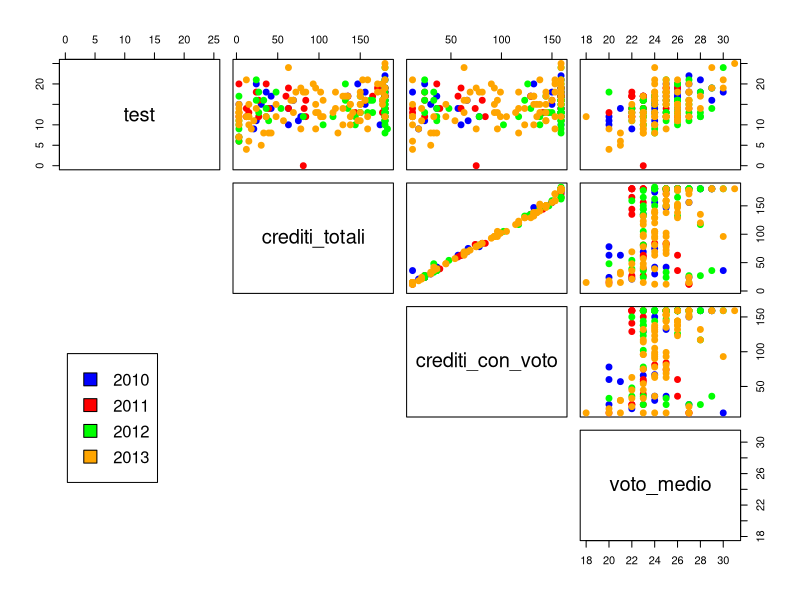
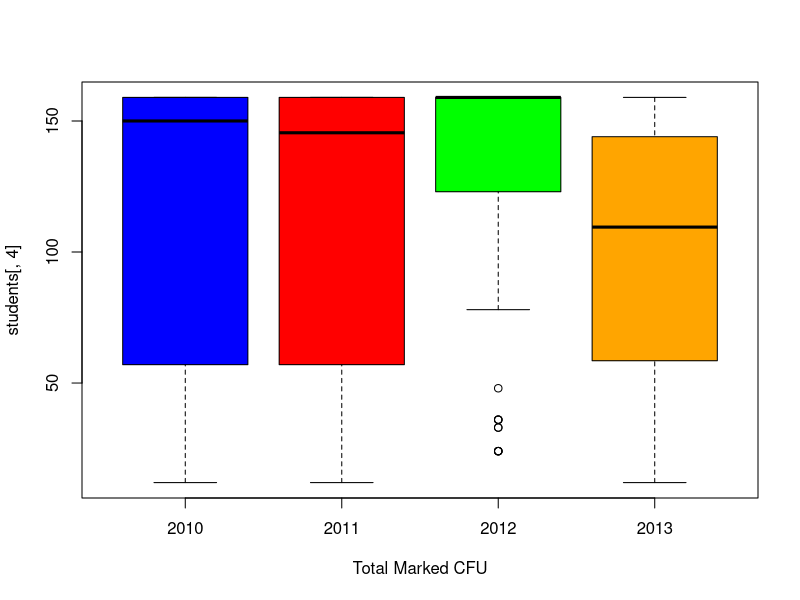
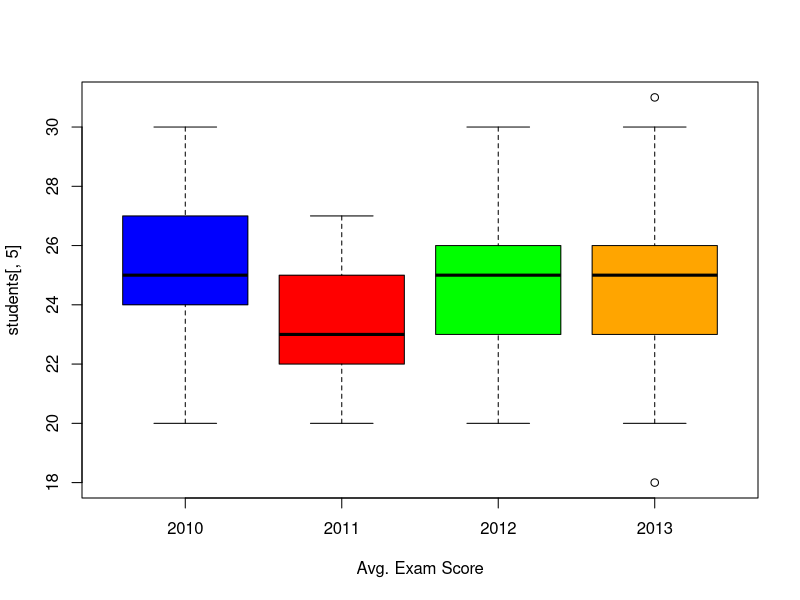
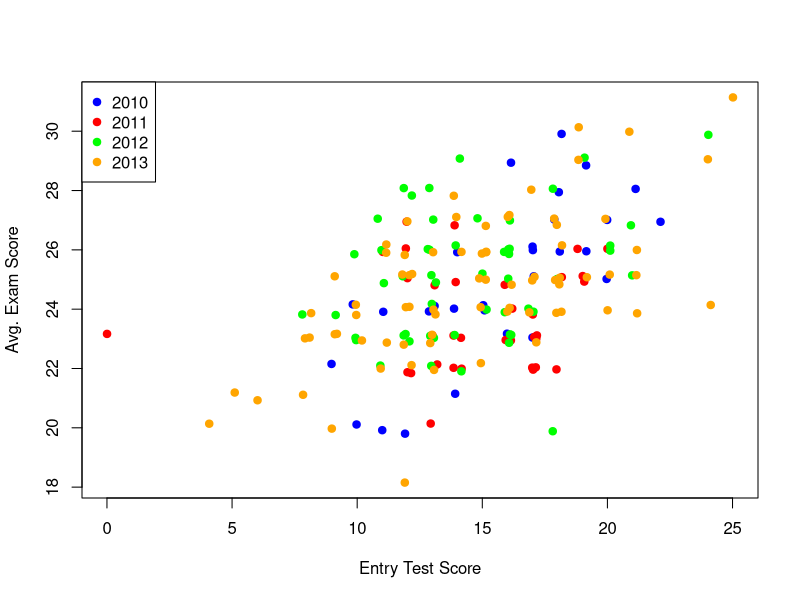
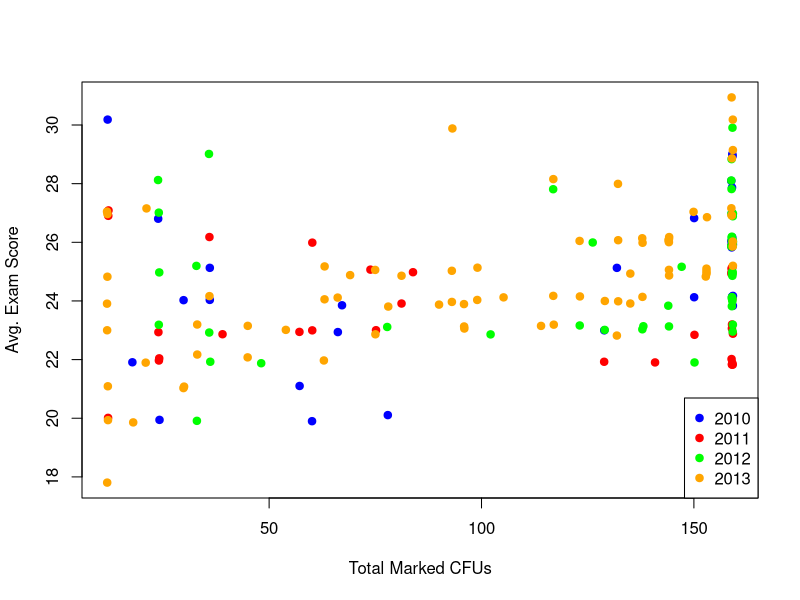
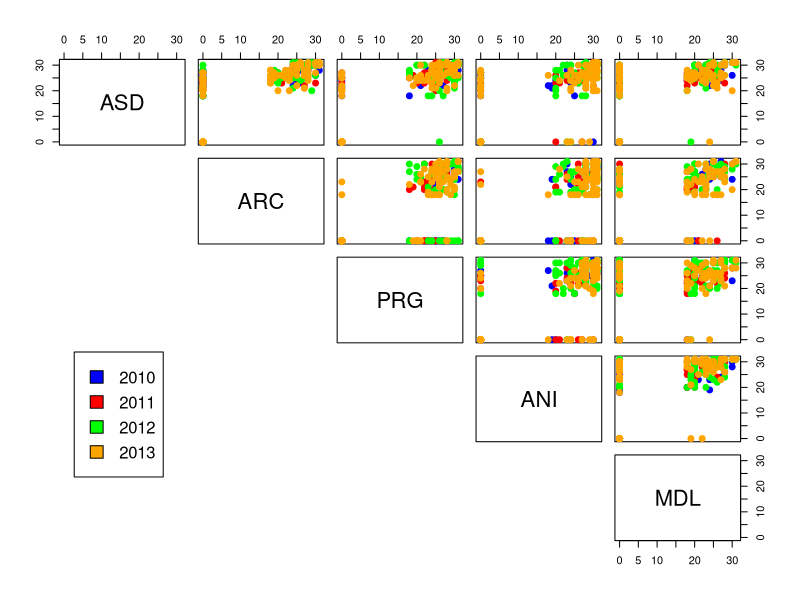
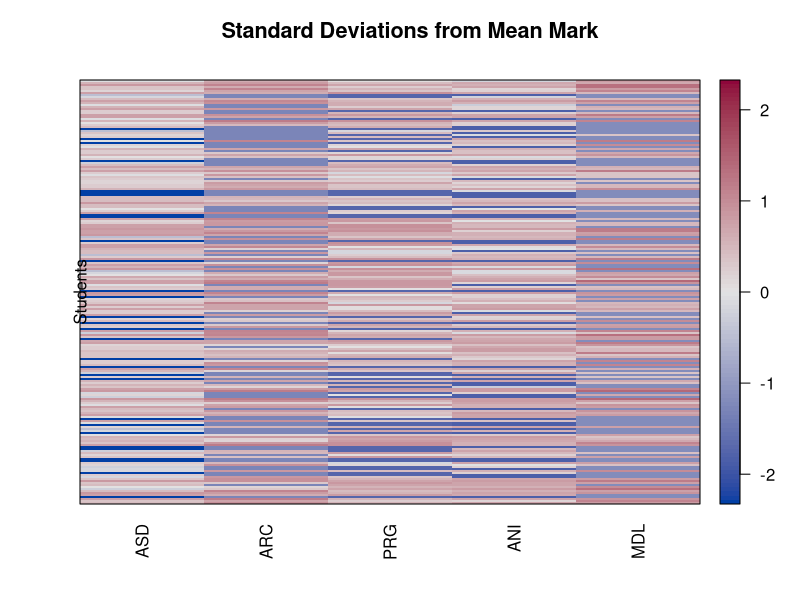
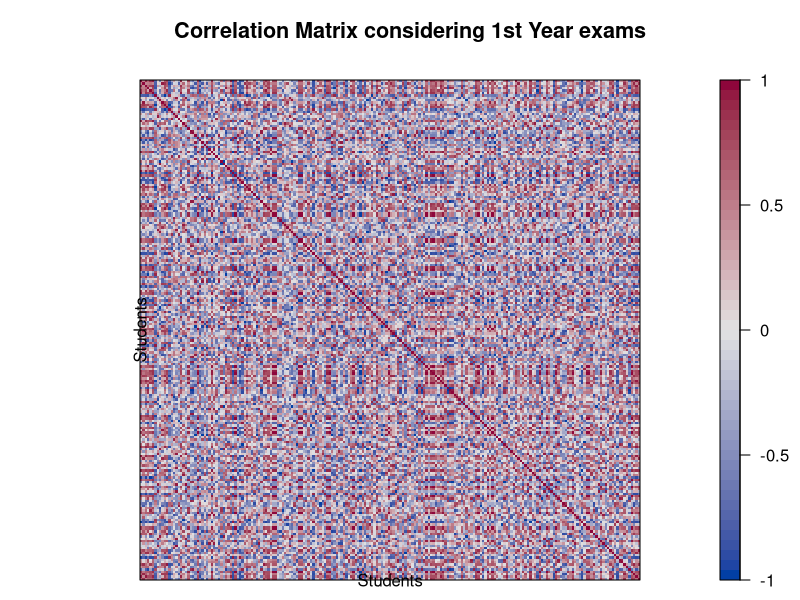

Recreate these plots in R, in order.
# set the repo root path before importing data!!!

setwd("C:/simone_robamia/unifi/datamining-class-homework/")
students <- read.csv("res/TRE ANNI IMMATRICOLATI 2010-2013 PER STUDENTI.csv")

# gather some info about the imported dataset

str(students)

# ADJUST DATA ATTRIBUTES 
# convert "coorte" to nominal by making it a factor 

students[, c(1)] <- sapply(students[, c(1)], factor)

# ok, let's take a look at it now
str(students)
summary(students)

#################
# VISUALIZATION #
#################
colors <- c("blue","red", "green", "orange")
coorte_labels <- students[,1]
coorte_colors <- colors[as.numeric(coorte_labels)]
library(seriation)

# general attributes
students_subset1 <- students[,-c(1, 6 : 45)]
pairs(students_subset1, col = coorte_colors,lower.panel = NULL,cex.labelsiris=2, pch=19, cex = 1.2)
par(xpd = TRUE)
legend(x = 0.05, y = 0.4, cex = 1,legend = as.character(levels(coorte_labels)),fill = unique(coorte_colors))
par(xpd = NA)

boxplot(students[,4]~students[,1],data = students,xlab="Total Marked CFU",col=colors)
boxplot(students[,5]~students[,1],data = students,xlab="Avg. Exam Score",col=colors)

# test / avg mark detail
test_score <- students[,2]
avg_mark <- students[,5]
plot(jitter(test_score), jitter(avg_mark), col = coorte_colors, pch=19, cex = 1, xlab="Entry Test Score", ylab="Avg. Exam Score")
legend(x="topleft", legend = levels(students[,1]), col=colors, pch=19)

# cfu / avg mark detail
cfu <- students[,4]
plot(jitter(cfu), jitter(avg_mark), col = coorte_colors, pch=19, cex = 1, xlab="Total Marked CFUs", ylab="Avg. Exam Score")
legend(x="bottomright", legend = levels(students[,1]), col=colors, pch=19)

# general first year exams performances
students_subset2 <- students[,-c(1 : 5, 7, 9, 11, 13, 15 : 45)]
pairs(students_subset2, col = coorte_colors,lower.panel = NULL,cex.labelsiris=2, pch=19, cex = 1.2)
par(xpd = TRUE)
legend(x = 0.05, y = 0.4, cex = 1,legend = as.character(levels(coorte_labels)),fill = unique(coorte_colors))
par(xpd = NA)

students_scaled <- scale(students_subset2)
pimage(students_scaled,ylab="Students",main="Standard Deviations from Mean Mark")

matrix <- as.matrix(students_scaled)
cm <- cor(t(matrix), method="pearson")
pimage(cm,main="Correlation Matrix considering 1st Year exams", xlab="Students", ylab="Students",zlim = c(-1,1),col = bluered(50))

# first year "difficult" exams / total cfu detail
mdl <- students[,14]
plot(jitter(mdl), jitter(cfu), col = coorte_colors, pch=19, cex = 1, xlab="M.D.L. Exam Score", ylab="Total Marked CFUs")
legend(x="bottomright", legend = levels(students[,1]), col=colors, pch=19)
ade <- students[,8]
plot(jitter(ade), jitter(cfu), col = coorte_colors, pch=19, cex = 1, xlab="Computers Architecture Exam Score", ylab="Total Marked CFUs")
legend(x="bottomright", legend = levels(students[,1]), col=colors, pch=19)

# computer science exams performances
students_subset3 <- students[,c(6,8,10,22,24,26,32,36,42)]
pairs(students_subset3, col = coorte_colors,lower.panel = NULL,cex.labelsiris=2, pch=19, cex = 0.8)
par(xpd = TRUE)
legend(x = 0.05, y = 0.4, cex = 1,legend = as.character(levels(coorte_labels)),fill = unique(coorte_colors))
par(xpd = NA)

students_scaled <- scale(students_subset3)
pimage(students_scaled,ylab="Students",main="Standard Deviations from Mean Mark")

matrix <- as.matrix(students_scaled)
cm <- cor(t(matrix), method="pearson")
pimage(cm,main="Correlation Matrix considering C.S. exams", xlab="Students", ylab="Students",zlim = c(-1,1),col = bluered(50))

# general mathy exams performances
students_subset4 <- students[,c(12,14,18,20,28,30,34)]
pairs(students_subset4, col = coorte_colors,lower.panel = NULL,cex.labelsiris=2, pch=19, cex = 0.8)
par(xpd = TRUE)
legend(x = 0.05, y = 0.4, cex = 1,legend = as.character(levels(coorte_labels)),fill = unique(coorte_colors))
par(xpd = NA)

students_scaled <- scale(students_subset4)
pimage(students_scaled,ylab="Students",main="Standard Deviations from Mean Mark")

matrix <- as.matrix(students_scaled)
cm <- cor(t(matrix), method="pearson")
pimage(cm,main="Correlation Matrix considering mathy exams", xlab="Students", ylab="Students",zlim = c(-1,1),col = bluered(50))
